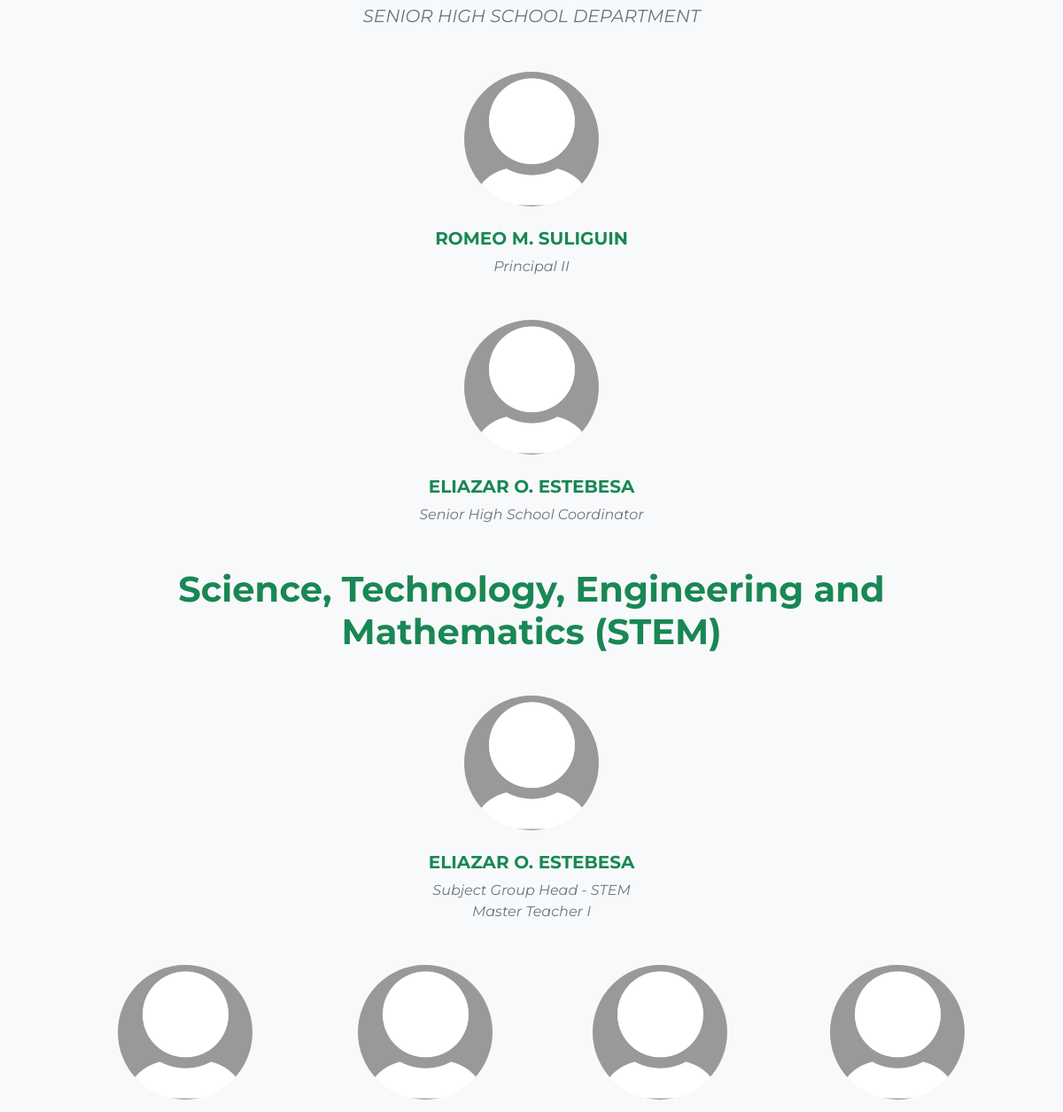
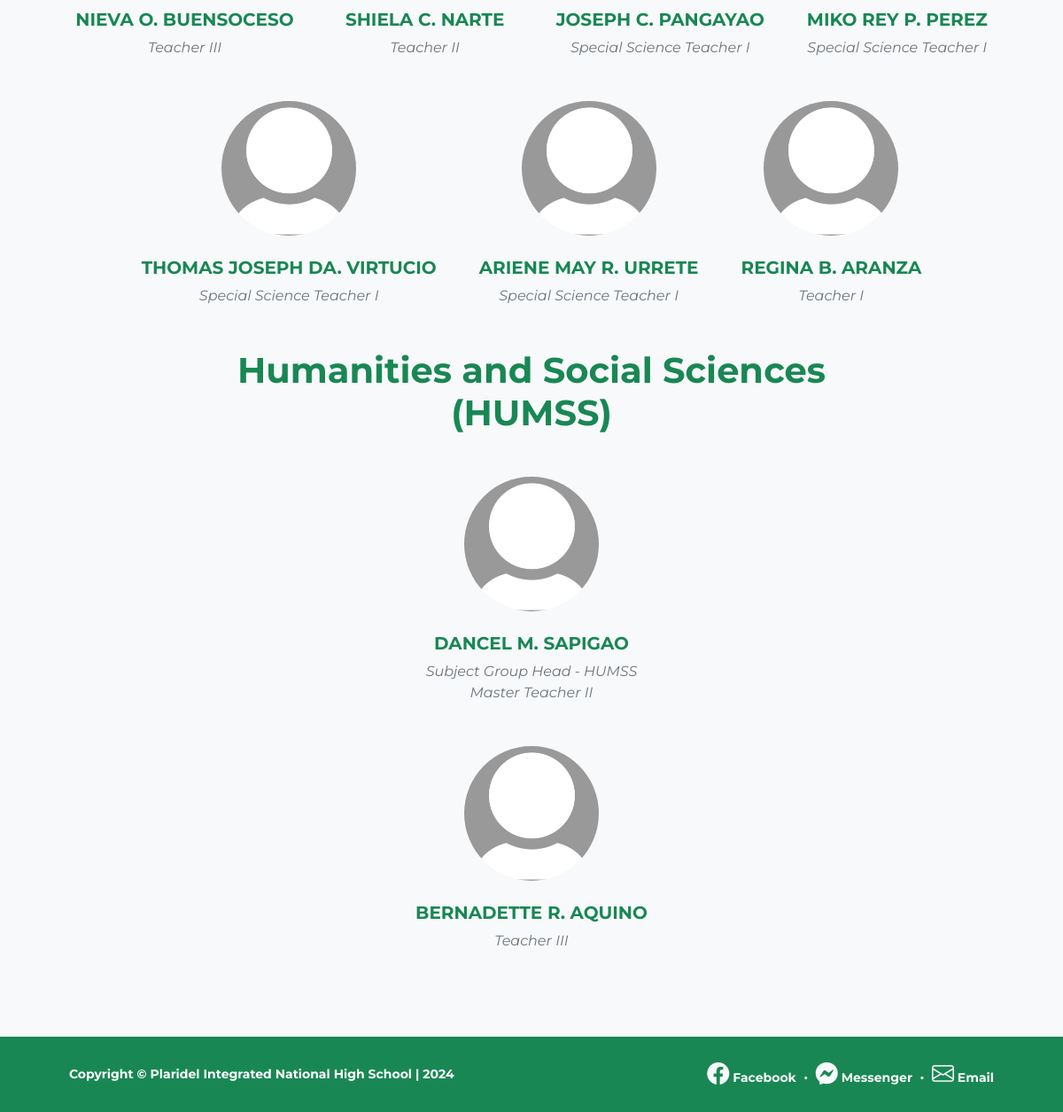
The page /about.php (lower part) on the database as committed earlier (2 pictures, top to bottom).
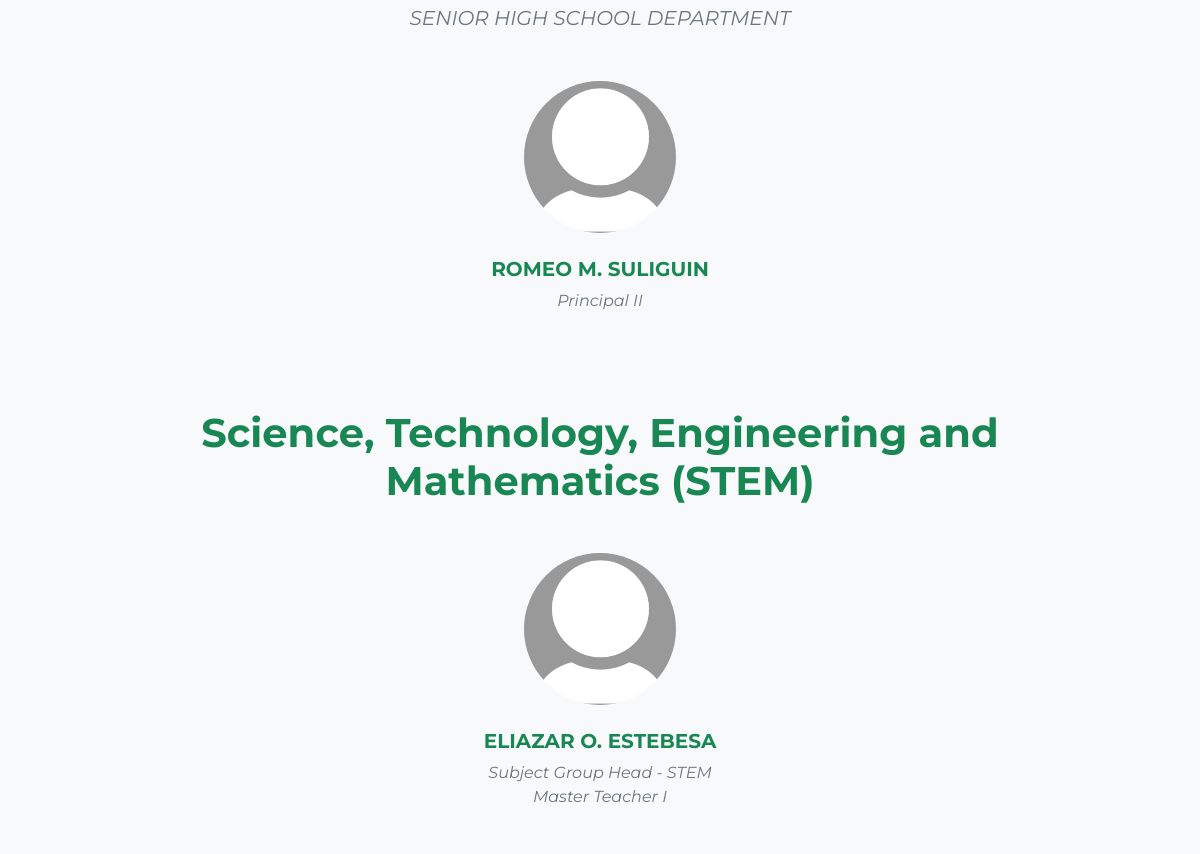
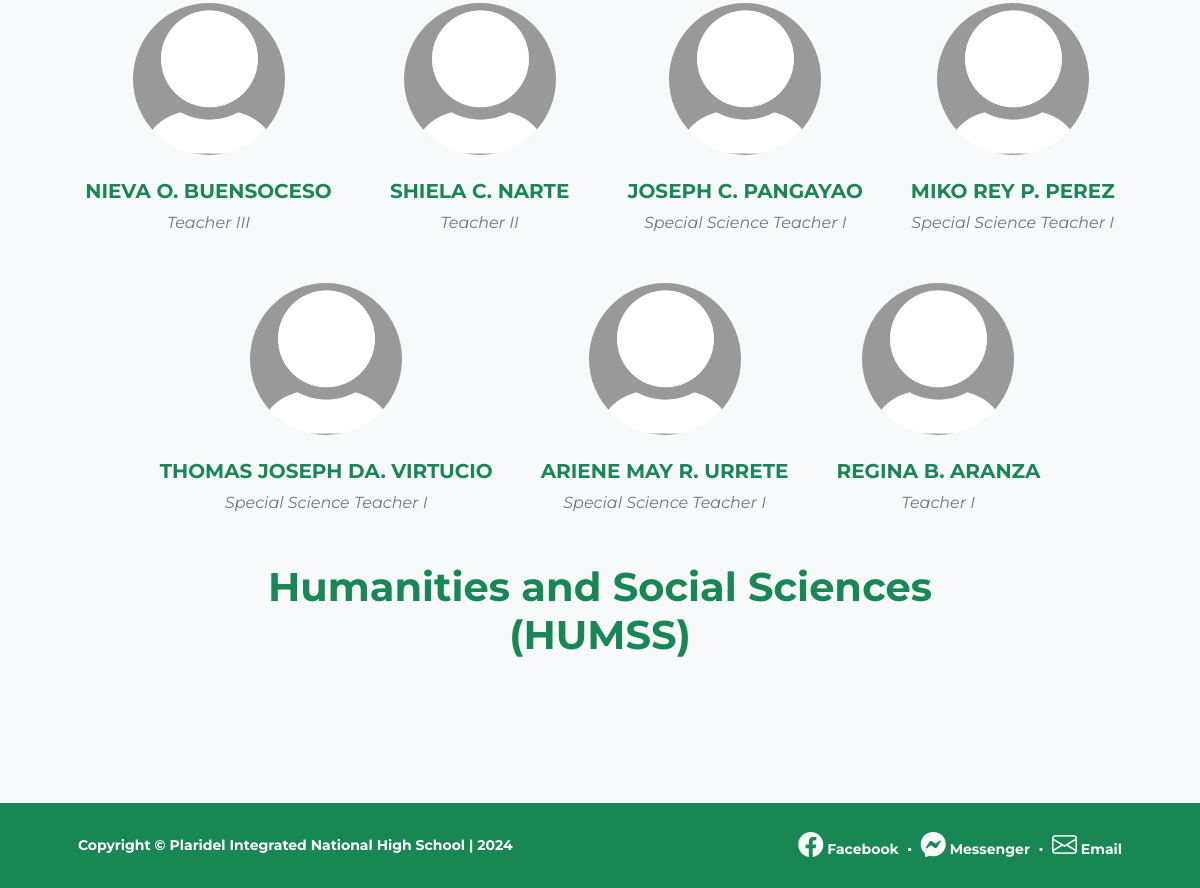
The same page on the database as committed later (2 pictures, top to bottom).
### tables this page shows
CREATE TABLE `faculty` (
  `id` int(11) NOT NULL,
  `firstName` varchar(255) NOT NULL,
  `middleName` varchar(255) DEFAULT NULL,
  `lastName` varchar(255) NOT NULL,
  `position` varchar(255) NOT NULL,
  `rank` varchar(100) NOT NULL,
  `track` varchar(100) NOT NULL,
  `type` enum('Principal','Teacher','Subject Group Head','Senior High School Coordinator') NOT NULL,
  `picture` varchar(255) NOT NULL
);

### about.php (the view, shortened to what this page needs)
<!DOCTYPE html>
<html lang="en">
<head>
    <link href="https://cdn.jsdelivr.net/npm/bootstrap-icons@1.5.0/font/bootstrap-icons.css" rel="stylesheet" />
    <link rel="stylesheet" href="https://cdnjs.cloudflare.com/ajax/libs/animate.css/4.1.1/animate.min.css" />
    <link href="css/styles.css" rel="stylesheet" />
    <link href="css/style.css" rel="stylesheet" />
    <link href="https://unpkg.com/aos@2.3.1/dist/aos.css" rel="stylesheet">
</head>
<body class="d-flex flex-column">
    <main class="flex-shrink-0">
        <section class="py-5 py-5 bg-light" data-aos="fade-up" data-aos-anchor-placement="top-bottom">
            <div class="container px-5 my-5">
                <div class="text-center" data-aos="fade-up">
                    <p class="lead fw-normal text-muted mb-5 fst-italic">SENIOR HIGH SCHOOL DEPARTMENT</p>
                </div>
                <div class="row gx-5 row-cols-1 row-cols-sm-2 row-cols-xl-3 justify-content-center mb-5" data-aos="fade-up">
                    <div class="col mb-5 mb-5 mb-xl-0">
                        <div class="text-center">
                            <?php
                            include 'conn.php';
                            $query = "SELECT * FROM faculty WHERE type='Principal'";
                            $query_run = mysqli_query($conn, $query);
                            while ($items = mysqli_fetch_array($query_run)) {
                                if ($items['picture']) {
                                    $picture = $items['picture'];
                                } else {
                                    $picture = 'default-profile-pic.jpg';
                                }
                                echo '<div class="col-auto">';
                                echo '<div class="col text-center">';
                                if (!empty($picture)) {
                                    echo '<img class="img-fluid rounded-circle mb-4 px-4" src="' . $picture . '" alt="Profile Picture" width="200">';
                                } else {
                                    echo '<img class="rounded-circle border border-warning mb-2" src="default-profile-pic.jpg" alt="Profile Picture" width="150">';
                                }
                                echo '</div>';
                                echo '<h5 class="fw-bolder text-success text-uppercase">' . $items['firstName'] . ' ' . $items['middleName'] . '. ' . $items['lastName'] . '</h5>';
                                echo '<div class="fst-italic text-muted">' . $items['position'] . '</div>';
                                echo '</div>';
                            }
                            ?>
                        </div>
                    </div>
                </div>
                <div class="row gx-5 row-cols-1 row-cols-sm-2 row-cols-xl-3 justify-content-center mb-5" data-aos="fade-up">
                    <div class="col mb-5 mb-5 mb-xl-0">
                        <div class="text-center">
                            <?php
                            include 'conn.php';
                            $query = "SELECT * FROM faculty WHERE type='Senior High School Coordinator'";
                            $query_run = mysqli_query($conn, $query);
                            while ($items = mysqli_fetch_array($query_run)) {
                                if ($items['picture']) {
                                    $picture = $items['picture'];
                                } else {
                                    $picture = 'default-profile-pic.jpg';
                                }
                                echo '<div class="col-auto">';
                                echo '<div class="col text-center">';
                                if (!empty($picture)) {
                                    echo '<img class="img-fluid rounded-circle mb-4 px-4" src="' . $picture . '" alt="Profile Picture" width="200">';
                                } else {
                                    echo '<img class="rounded-circle border border-warning mb-2" src="default-profile-pic.jpg" alt="Profile Picture" width="150">';
                                }
                                echo '</div>';
                                echo '<h5 class="fw-bolder text-success text-uppercase">' . $items['firstName'] . ' ' . $items['middleName'] . '. ' . $items['lastName'] . '</h5>';
                                echo '<div class="fst-italic text-muted">' . $items['position'] . '</div>';
                                echo '</div>';
                            }
                            ?>
                        </div>
                    </div>
                </div>
                <div class="text-center" data-aos="fade-up">
                    <h1 class="fw-bolder display-7 text-success mb-5">Science, Technology, Engineering and Mathematics (STEM)</h1>
                </div>
                <div class="row gx-5 row-cols-1 row-cols-sm-2 row-cols-xl-3 justify-content-center mb-5" data-aos="fade-up">
                    <div class="col mb-5 mb-5 mb-xl-0">
                        <div class="text-center">
                            <?php
                            include 'conn.php';
                            $query = "SELECT * FROM faculty WHERE type='Subject Group Head' AND track='STEM'";
                            $query_run = mysqli_query($conn, $query);
                            while ($items = mysqli_fetch_array($query_run)) {
                                if ($items['picture']) {
                                    $picture = $items['picture'];
                                } else {
                                    $picture = 'default-profile-pic.jpg';
                                }
                                echo '<div class="col-auto">';
                                echo '<div class="col text-center">';
                                if (!empty($picture)) {
                                    echo '<img class="img-fluid rounded-circle mb-4 px-4" src="' . $picture . '" alt="Profile Picture" width="200">';
                                } else {
                                    echo '<img class="rounded-circle border border-warning mb-2" src="default-profile-pic.jpg" alt="Profile Picture" width="150">';
                                }
                                echo '</div>';
                                echo '<h5 class="fw-bolder text-success text-uppercase">' . $items['firstName'] . ' ' . $items['middleName'] . '. ' . $items['lastName'] . '</h5>';
                                echo '<div class="fst-italic text-muted">' . $items['type'] . ' - ' . $items['track'] . '</div>';
                                echo '<div class="fst-italic text-muted">' . $items['position'] . '</div>';
                                echo '</div>';
                            }
                            ?>
                        </div>
                    </div>
                </div>
                <div class="d-flex flex-wrap mb-5 row g-5 justify-content-center" data-aos="fade-up">
                    <?php
                    include 'conn.php';
                    $query = "SELECT * FROM faculty WHERE type='Teacher' AND track='STEM'";
                    $query_run = mysqli_query($conn, $query);
                    while ($items = mysqli_fetch_array($query_run)) {
                        if ($items['picture']) {
                            $picture = $items['picture'];
                        } else {
                            $picture = 'default-profile-pic.jpg';
                        }
                        echo '<div class="col-auto text-center">';
                        if (!empty($picture)) {
                            echo '<img class="img-fluid rounded-circle mb-4 px-4" src="' . $picture . '" alt="Profile Picture" width="200">';
                        } else {
                            echo '<img class="rounded-circle border border-warning mb-2" src="default-profile-pic.jpg" alt="Profile Picture" width="150">';
                        }
                        echo '<h5 class="fw-bolder text-success text-uppercase">' . $items['firstName'] . ' ' . $items['middleName'] . '. ' . $items['lastName'] . '</h5>';
                        echo '<div class="fst-italic text-muted">' . $items['position'] . '</div>';
                        echo '</div>';
                    }
                    ?>
                </div>
                <div class="text-center" data-aos="fade-up">
                    <h1 class="fw-bolder display-7 text-success mb-5">Humanities and Social Sciences<br>(HUMSS)</h1>
                </div>
                <div class="row gx-5 row-cols-1 row-cols-sm-2 row-cols-xl-3 justify-content-center mb-5" data-aos="fade-up">
                    <div class="col mb-5 mb-5 mb-xl-0">
                        <div class="text-center">
                            <?php
                            include 'conn.php';
                            $query = "SELECT * FROM faculty WHERE type='Subject Group Head' AND track='HUMSS'";
                            $query_run = mysqli_query($conn, $query);
                            while ($items = mysqli_fetch_array($query_run)) {
                                if ($items['picture']) {
                                    $picture = $items['picture'];
                                } else {
                                    $picture = 'default-profile-pic.jpg';
                                }
                                echo '<div class="col-auto">';
                                echo '<div class="col text-center">';
                                if (!empty($picture)) {
                                    echo '<img class="img-fluid rounded-circle mb-4 px-4" src="' . $picture . '" alt="Profile Picture" width="200">';
                                } else {
                                    echo '<img class="rounded-circle border border-warning mb-2" src="default-profile-pic.jpg" alt="Profile Picture" width="150">';
                                }
                                echo '</div>';
                                echo '<h5 class="fw-bolder text-success text-uppercase">' . $items['firstName'] . ' ' . $items['middleName'] . '. ' . $items['lastName'] . '</h5>';
                                echo '<div class="fst-italic text-muted">' . $items['type'] . ' - ' . $items['track'] . '</div>';
                                echo '<div class="fst-italic text-muted">' . $items['position'] . '</div>';
                                echo '</div>';
                            }
                            ?>
                        </div>
                    </div>
                </div>
                <div class="d-flex flex-wrap mb-5 row g-5 justify-content-center" data-aos="fade-up">
                    <?php
                    include 'conn.php';
                    $query = "SELECT * FROM faculty WHERE type='Teacher' AND track='HUMSS'";
                    $query_run = mysqli_query($conn, $query);
                    while ($items = mysqli_fetch_array($query_run)) {
                        if ($items['picture']) {
                            $picture = $items['picture'];
                        } else {
                            $picture = 'default-profile-pic.jpg';
                        }
                        echo '<div class="col-auto text-center">';
                        if (!empty($picture)) {
                            echo '<img class="img-fluid rounded-circle mb-4 px-4" src="' . $picture . '" alt="Profile Picture" width="200">';
                        } else {
                            echo '<img class="rounded-circle border border-warning mb-2" src="default-profile-pic.jpg" alt="Profile Picture" width="150">';
                        }
                        echo '<h5 class="fw-bolder text-success text-uppercase">' . $items['firstName'] . ' ' . $items['middleName'] . '. ' . $items['lastName'] . '</h5>';
                        echo '<div class="fst-italic text-muted">' . $items['position'] . '</div>';
                        echo '</div>';
                    }
                    ?>
                </div>
            </div>
        </section>
    </main>
    <footer class="bg-success py-4 mt-auto" data-aos="fade-up" data-aos-anchor-placement="top-bottom">
        <div class="container px-5">
            <div class="row align-items-center justify-content-between flex-column flex-sm-row">
                <div class="col-auto">
                    <div class="small m-0 text-white"><b>Copyright &copy; Plaridel Integrated National High School | 2024</b></div>
                </div>
                <div class="col-auto">
                    <b>
                        <a class="link-light small" href="https://www.facebook.com/depedtayoplaridelinhs301258/" target="_blank"><i class="bi bi-facebook"></i> Facebook</a>
                        <span class="text-white mx-1">&middot;</span>
                        <a class="link-light small" href="https://www.facebook.com/messages/t/100188291792759" target="_blank"><i class="bi bi-messenger"></i> Messenger</a>
                        <span class="text-white mx-1">&middot;</span>
                        <a class="link-light small" href="mailto:301258@deped.gov.ph"><i class="bi bi-envelope"></i> Email</a>
                    </b>
                </div>
            </div>
        </div>
    </footer>
</body>
</html>

### css/style.css (style rules this page uses)
* { margin: 0; padding: 0; font-family: 'Montserrat', sans-serif; }

### about.php (style rules this page uses)
i { font-size: 25px; }
a { text-decoration: none; }

Rows that differ between the two databases and show on the page:
no longer on this page (row edited): faculty: firstName "ELIAZAR", middleName "O", lastName "ESTEBESA", position "Senior High School Coordinator"
removed faculty: firstName "DANCEL", middleName "M", lastName "SAPIGAO", type "Subject Group Head", track "HUMSS", position "Master Teacher II", shown under "Humanities and Social Sciences(HUMSS)"
removed faculty: firstName "BERNADETTE", middleName "R", lastName "AQUINO", position "Teacher III"
